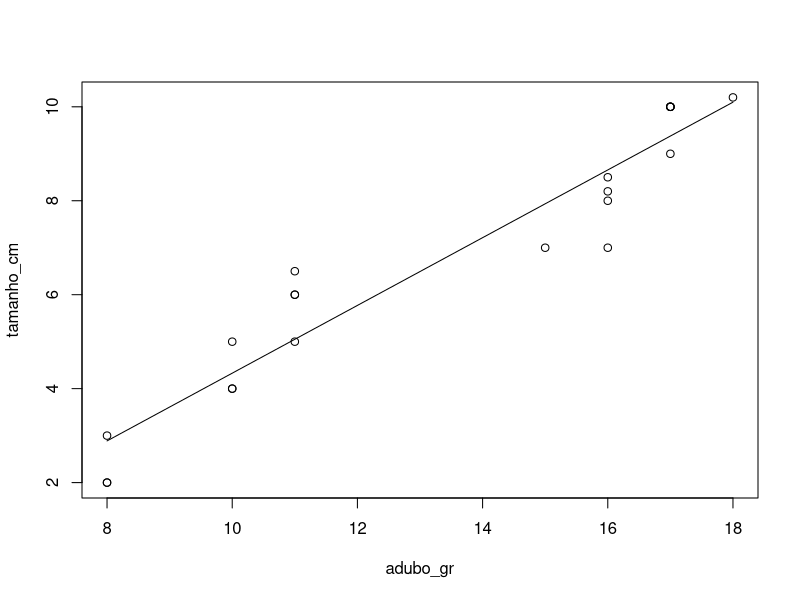
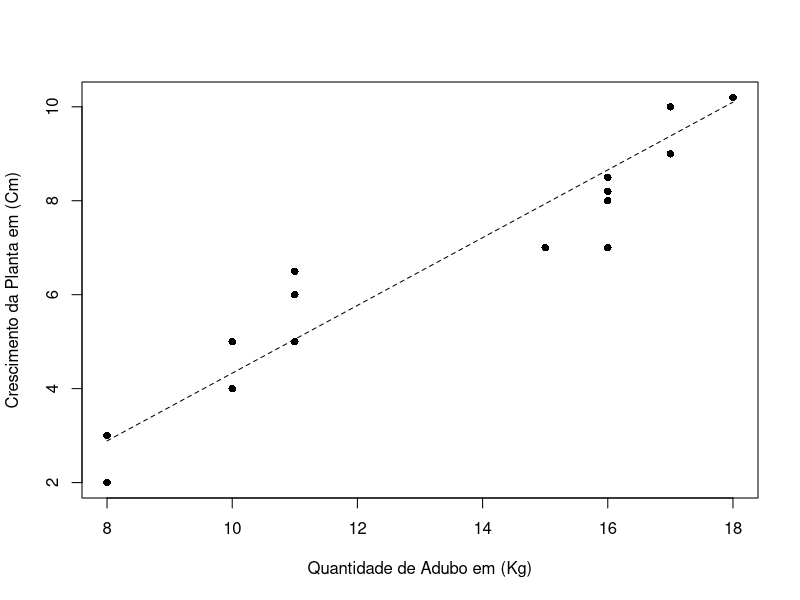

Write the R code that produced these figures, in order.
#Aula 07 - Estatística básica com R

getwd()

#Mostra o local de trabalho atual

setwd()

#Utilizado na navegação das pastas

read.csv("tabela.csv")

library(readr)
tabela <- read.csv("tabela.csv", h=T)
View(tabela)

library(readr)
tabela <- read_delim("tabela.csv", ";", escape_double = FALSE, 
                     trim_ws = TRUE)
View(tabela)

summary(tabela)

#Definição do objeo principal

attach(tabela)

#Aula 07 - Regressões Lineares

tabela
dados <-tabela

dados
View(dados)

modelo <-lm(tamanho_cm~adubo_gr)

summary(dados)

anova(modelo)
summary(modelo)

#Aula 07 - Regressões Lineares - Parte 2 - Gráficos de regressão liner

#Fazendo gráfico com o comando polt

plot(tamanho_cm~adubo_gr)

curve(-2.88133+0.72110*x,add = T)

plot(tamanho_cm~adubo_gr,xlab = 'Quantidade de Adubo em (Kg)', ylab = 'Crescimento da Planta em (Cm)', pch = 16)

curve(-2.88133+0.72110*x,add = T, lty = 2)

#Aula 07 -  Parte 01 - Análise de variância

library(readr)
tabela2 <- read_delim("tabelaMarca.csv", ";", escape_double = FALSE, 
                     trim_ws = TRUE)
View(tabela2)

summary(tabela2)

attach(tabela2)

#Definição do problema/pergunta

#H1: A marca do adubo altera o crescimento da planta?
#H0: Não existe diferença entre as marcas de adubo

modeloaov <- aov(tamanho_cm~adubo_marca)

summary(modeloaov)

summary(tabela2)
